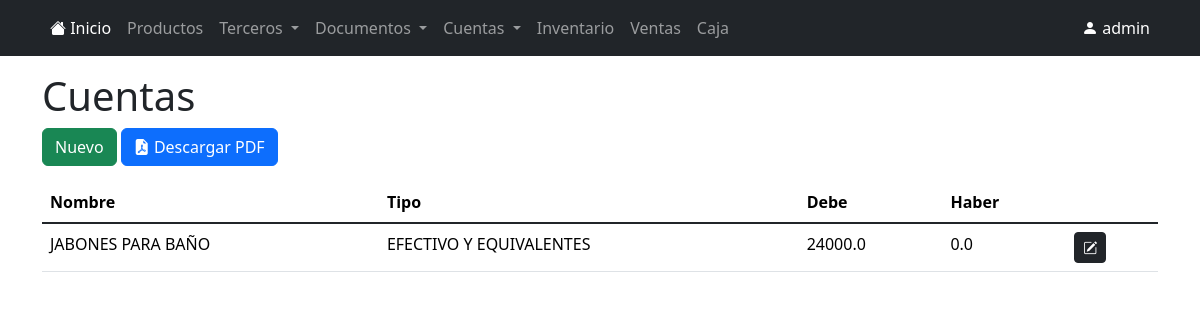
/cuentas/ (signed in), run on the app's committed database.
### app/models.py (models this page shows, shortened)
class Usuario(db.Model):
	id = db.Column(db.Integer, primary_key = True)
	username = db.Column(db.String(20), unique = True, nullable = False)
	password = db.Column(db.Text, nullable = False)

class Cuenta(db.Model):
	id_cuenta = db.Column(db.Integer, primary_key = True)
	cod_tipo_cuenta = db.Column(db.Integer, db.ForeignKey('catalogo_cuentas.cod_cuenta'), nullable = False)
	nombre = db.Column(db.String(100), nullable = False)
	debe = db.Column(db.Float)
	haber = db.Column(db.Float)
	tipo_cuenta = db.relationship('CatalogoCuentas', backref='cuenta')

class CatalogoCuentas(db.Model):
	cod_cuenta = db.Column(db.String(20), primary_key = True)
	nombre = db.Column(db.String(50), unique = True, nullable = False)

### app/cuentas.py (the view)
@bp.route('/')
@login_required
def index():
	cuentas = Cuenta.query.all()
	return render_template('cuentas/index.html', cuentas = cuentas)

### app/auth.py (called while the page is built)
@bp.before_app_request
def load_logged_in_user():
	user_id = session.get('user_id')
	if user_id:
		g.usuario = Usuario.query.get_or_404(user_id)
	else:
		g.usuario = None

def login_required(view):
	@functools.wraps(view)
	def wrapped_view(**kwargs):
		if g.usuario is None:
			return redirect(url_for('auth.login'))
		return view(**kwargs)
	return wrapped_view

### app/templates/cuentas/index.html (shortened to what this page needs)
{% extends 'base.html' %}
{% block contenido %}
<div class="container-sm">
	<div>
		<h1 class="display-6">Cuentas</h1>
		<a href="{{url_for('cuentas.create')}}" class="btn btn-success">Nuevo</a>
		<button type="button" class="btn btn-primary" id="btnGenerarPDF"><i class="bi bi-file-earmark-pdf-fill"></i> Descargar PDF</button>
	</div>
	<table class="table table-hover mt-3">
		<thead>
			<tr>
				<th class="col">Nombre</th>
				<th class="col">Tipo</th>
				<th class="col">Debe</th>
				<th class="col">Haber</th>
				<th></th>
			</tr>
		</thead>
		<tbody class="table-group-divider">
			{% for cuenta in cuentas %}
			<tr>
				<td>{{cuenta.nombre}}</td>
				<td>{{cuenta.tipo_cuenta.nombre}}</td>
				<td>{{cuenta.debe}}</td>
				<td>{{cuenta.haber}}</td>
				<td><a href="{{url_for('cuentas.update', id_cuenta = cuenta.id_cuenta)}}" class="btn btn-sm btn-dark"><i class="bi bi-pencil-square"></i></a></td>
			</tr>
			{% endfor %}
		</tbody>
	</table>
</div>
{% endblock %}

### app/templates/base.html (shortened to what this page needs)
<!doctype html>
<html lang="es">
<head>
    <link href="https://cdn.jsdelivr.net/npm/bootstrap@5.3.2/dist/css/bootstrap.min.css" rel="stylesheet">
    <link rel="stylesheet" href="https://cdn.jsdelivr.net/npm/bootstrap-icons@1.11.1/font/bootstrap-icons.css">
</head>
<body>
    {% if g.usuario %}
    <nav class="navbar navbar-expand-sm navbar-dark bg-dark mb-3" data-bs-theme="dark">
        <div class="container-sm">
            <div class="collapse navbar-collapse" id="navbarSupportedContent">
                <ul class="navbar-nav">
                    <li class="nav-item">
                        <a class="nav-link active" aria-current="page" href="/">
                            <i class="bi bi-house-fill"></i>
                            Inicio
                        </a>
                    </li>
                    <li class="nav-item">
                        <a class="nav-link" href="{{url_for('productos.index')}}">Productos</a>
                    </li>
                    <li class="nav-item dropdown">
                        <a class="nav-link dropdown-toggle" href="#" role="button" data-bs-toggle="dropdown" aria-expanded="false">
                            Terceros
                        </a>
                    </li>
                    <li class="nav-item dropdown">
                        <a class="nav-link dropdown-toggle" href="#" role="button" data-bs-toggle="dropdown" aria-expanded="false">
                            Documentos
                        </a>
                    </li>
                    <li class="nav-item dropdown">
                        <a class="nav-link dropdown-toggle" href="#" role="button" data-bs-toggle="dropdown" aria-expanded="false">
                            Cuentas
                        </a>
                    </li>
                    <li class="nav-item">
                        <a class="nav-link" href="{{url_for('inventario.index')}}">Inventario</a>
                    </li>
                    <li class="nav-item">
                        <a class="nav-link" href="{{url_for('caja.venta')}}">Ventas</a>
                    </li>
                    <li class="nav-item">
                        <a class="nav-link" href="{{url_for('caja.index')}}">Caja</a>
                    </li>
                </ul>
            </div>
            <div class="collapse navbar-collapse justify-content-end" id="navbarSupportedContent">
                <div class="navbar-nav">
                    <li class="nav-item dropdown">
                        <span class="nav-link active" href="#" role="button" data-bs-toggle="dropdown" aria-expanded="false">
                            <i class="bi bi-person-fill"></i>
                            {{g.usuario.username}}
                        </span>
                    </li>
                </div>
            </div>
        </div>
    </nav>
    {% endif %}
    {% block contenido %}
    {% endblock %}
</body>
</html>

### data on the page
Usuario: usuario.username "admin"
Cuenta: nombre "JABONES PARA BAÑO", tipo_cuenta.nombre "EFECTIVO Y EQUIVALENTES", debe "24000.0", haber "0.0"
